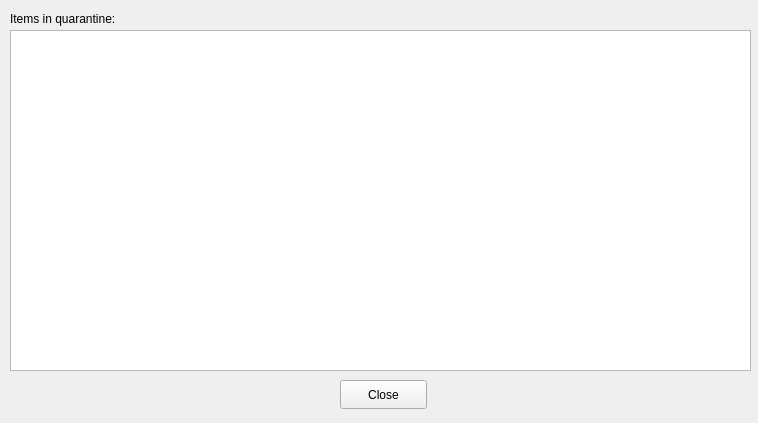
<?xml version="1.0" encoding="UTF-8"?>
<ui version="4.0">
 <class>QuarantineWindow</class>
 <widget class="QMainWindow" name="QuarantineWindow">
  <property name="geometry">
   <rect>
    <x>0</x>
    <y>0</y>
    <width>758</width>
    <height>423</height>
   </rect>
  </property>
  <property name="sizePolicy">
   <sizepolicy hsizetype="Fixed" vsizetype="Fixed">
    <horstretch>0</horstretch>
    <verstretch>0</verstretch>
   </sizepolicy>
  </property>
  <property name="minimumSize">
   <size>
    <width>758</width>
    <height>423</height>
   </size>
  </property>
  <property name="maximumSize">
   <size>
    <width>758</width>
    <height>423</height>
   </size>
  </property>
  <property name="windowTitle">
   <string>View Quarantine</string>
  </property>
  <property name="windowIcon">
   <iconset>
    <normaloff>:/clamguard/Gerald-G-Clam-Security-Guard-ico32x32.png</normaloff>:/clamguard/Gerald-G-Clam-Security-Guard-ico32x32.png</iconset>
  </property>
  <widget class="QWidget" name="centralwidget">
   <widget class="QPushButton" name="btnClose">
    <property name="geometry">
     <rect>
      <x>340</x>
      <y>380</y>
      <width>87</width>
      <height>29</height>
     </rect>
    </property>
    <property name="text">
     <string>Close</string>
    </property>
   </widget>
   <widget class="QTreeView" name="trvQuarantine">
    <property name="geometry">
     <rect>
      <x>10</x>
      <y>30</y>
      <width>741</width>
      <height>341</height>
     </rect>
    </property>
   </widget>
   <widget class="QLabel" name="lblItems">
    <property name="geometry">
     <rect>
      <x>10</x>
      <y>10</y>
      <width>121</width>
      <height>17</height>
     </rect>
    </property>
    <property name="text">
     <string>Items in quarantine:</string>
    </property>
   </widget>
  </widget>
 </widget>
 <resources>
  <include location="resourses.qrc"/>
 </resources>
 <connections>
  <connection>
   <sender>btnClose</sender>
   <signal>clicked()</signal>
   <receiver>QuarantineWindow</receiver>
   <slot>close()</slot>
   <hints>
    <hint type="sourcelabel">
     <x>385</x>
     <y>392</y>
    </hint>
    <hint type="destinationlabel">
     <x>448</x>
     <y>391</y>
    </hint>
   </hints>
  </connection>
 </connections>
</ui>
